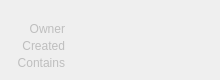
<?xml version="1.0" encoding="UTF-8"?>
<ui version="4.0">
 <class>Form</class>
 <widget class="QWidget" name="Form">
  <property name="geometry">
   <rect>
    <x>0</x>
    <y>0</y>
    <width>220</width>
    <height>80</height>
   </rect>
  </property>
  <property name="sizePolicy">
   <sizepolicy hsizetype="Preferred" vsizetype="Preferred">
    <horstretch>0</horstretch>
    <verstretch>0</verstretch>
   </sizepolicy>
  </property>
  <property name="minimumSize">
   <size>
    <width>220</width>
    <height>80</height>
   </size>
  </property>
  <property name="maximumSize">
   <size>
    <width>300</width>
    <height>80</height>
   </size>
  </property>
  <property name="windowTitle">
   <string>Form</string>
  </property>
  <property name="styleSheet">
   <string notr="true"/>
  </property>
  <layout class="QVBoxLayout" name="verticalLayout">
   <property name="spacing">
    <number>3</number>
   </property>
   <property name="leftMargin">
    <number>5</number>
   </property>
   <property name="topMargin">
    <number>5</number>
   </property>
   <property name="rightMargin">
    <number>5</number>
   </property>
   <property name="bottomMargin">
    <number>0</number>
   </property>
   <item>
    <layout class="QHBoxLayout" name="horizontalLayout_18">
     <property name="topMargin">
      <number>0</number>
     </property>
     <property name="bottomMargin">
      <number>0</number>
     </property>
     <item>
      <widget class="QLabel" name="label_6">
       <property name="maximumSize">
        <size>
         <width>13</width>
         <height>13</height>
        </size>
       </property>
       <property name="text">
        <string/>
       </property>
       <property name="pixmap">
        <pixmap>../icons/mirrortable.png</pixmap>
       </property>
       <property name="scaledContents">
        <bool>true</bool>
       </property>
      </widget>
     </item>
     <item>
      <widget class="QLabel" name="name">
       <property name="font">
        <font>
         <pointsize>9</pointsize>
         <weight>75</weight>
         <bold>true</bold>
        </font>
       </property>
       <property name="text">
        <string/>
       </property>
      </widget>
     </item>
    </layout>
   </item>
   <item>
    <layout class="QHBoxLayout" name="horizontalLayout_9">
     <property name="spacing">
      <number>6</number>
     </property>
     <property name="topMargin">
      <number>0</number>
     </property>
     <item>
      <widget class="QLabel" name="label_13">
       <property name="enabled">
        <bool>false</bool>
       </property>
       <property name="sizePolicy">
        <sizepolicy hsizetype="Fixed" vsizetype="Expanding">
         <horstretch>0</horstretch>
         <verstretch>0</verstretch>
        </sizepolicy>
       </property>
       <property name="minimumSize">
        <size>
         <width>60</width>
         <height>0</height>
        </size>
       </property>
       <property name="maximumSize">
        <size>
         <width>60</width>
         <height>500</height>
        </size>
       </property>
       <property name="text">
        <string>Owner</string>
       </property>
       <property name="alignment">
        <set>Qt::AlignRight|Qt::AlignTop|Qt::AlignTrailing</set>
       </property>
      </widget>
     </item>
     <item>
      <widget class="QLabel" name="owner">
       <property name="enabled">
        <bool>true</bool>
       </property>
       <property name="sizePolicy">
        <sizepolicy hsizetype="Expanding" vsizetype="Expanding">
         <horstretch>0</horstretch>
         <verstretch>0</verstretch>
        </sizepolicy>
       </property>
       <property name="minimumSize">
        <size>
         <width>0</width>
         <height>0</height>
        </size>
       </property>
       <property name="maximumSize">
        <size>
         <width>16777215</width>
         <height>16777215</height>
        </size>
       </property>
       <property name="styleSheet">
        <string notr="true"/>
       </property>
       <property name="text">
        <string/>
       </property>
       <property name="alignment">
        <set>Qt::AlignLeading|Qt::AlignLeft|Qt::AlignTop</set>
       </property>
       <property name="wordWrap">
        <bool>true</bool>
       </property>
      </widget>
     </item>
    </layout>
   </item>
   <item>
    <layout class="QHBoxLayout" name="horizontalLayout_11">
     <property name="spacing">
      <number>6</number>
     </property>
     <property name="topMargin">
      <number>0</number>
     </property>
     <item>
      <widget class="QLabel" name="label_14">
       <property name="enabled">
        <bool>false</bool>
       </property>
       <property name="sizePolicy">
        <sizepolicy hsizetype="Fixed" vsizetype="Expanding">
         <horstretch>0</horstretch>
         <verstretch>0</verstretch>
        </sizepolicy>
       </property>
       <property name="minimumSize">
        <size>
         <width>60</width>
         <height>0</height>
        </size>
       </property>
       <property name="maximumSize">
        <size>
         <width>60</width>
         <height>500</height>
        </size>
       </property>
       <property name="text">
        <string>Created</string>
       </property>
       <property name="alignment">
        <set>Qt::AlignRight|Qt::AlignTop|Qt::AlignTrailing</set>
       </property>
      </widget>
     </item>
     <item>
      <widget class="QLabel" name="created">
       <property name="enabled">
        <bool>true</bool>
       </property>
       <property name="sizePolicy">
        <sizepolicy hsizetype="Expanding" vsizetype="Expanding">
         <horstretch>0</horstretch>
         <verstretch>0</verstretch>
        </sizepolicy>
       </property>
       <property name="minimumSize">
        <size>
         <width>0</width>
         <height>0</height>
        </size>
       </property>
       <property name="maximumSize">
        <size>
         <width>16777215</width>
         <height>16777215</height>
        </size>
       </property>
       <property name="styleSheet">
        <string notr="true"/>
       </property>
       <property name="text">
        <string/>
       </property>
       <property name="alignment">
        <set>Qt::AlignLeading|Qt::AlignLeft|Qt::AlignTop</set>
       </property>
       <property name="wordWrap">
        <bool>true</bool>
       </property>
      </widget>
     </item>
    </layout>
   </item>
   <item>
    <layout class="QHBoxLayout" name="horizontalLayout_15">
     <property name="spacing">
      <number>6</number>
     </property>
     <property name="topMargin">
      <number>0</number>
     </property>
     <property name="bottomMargin">
      <number>0</number>
     </property>
     <item>
      <widget class="QLabel" name="label_15">
       <property name="enabled">
        <bool>false</bool>
       </property>
       <property name="sizePolicy">
        <sizepolicy hsizetype="Fixed" vsizetype="Expanding">
         <horstretch>0</horstretch>
         <verstretch>0</verstretch>
        </sizepolicy>
       </property>
       <property name="minimumSize">
        <size>
         <width>60</width>
         <height>0</height>
        </size>
       </property>
       <property name="maximumSize">
        <size>
         <width>60</width>
         <height>500</height>
        </size>
       </property>
       <property name="text">
        <string>Contains</string>
       </property>
       <property name="alignment">
        <set>Qt::AlignRight|Qt::AlignTop|Qt::AlignTrailing</set>
       </property>
      </widget>
     </item>
     <item>
      <widget class="QLabel" name="contains">
       <property name="enabled">
        <bool>true</bool>
       </property>
       <property name="sizePolicy">
        <sizepolicy hsizetype="Expanding" vsizetype="MinimumExpanding">
         <horstretch>0</horstretch>
         <verstretch>0</verstretch>
        </sizepolicy>
       </property>
       <property name="minimumSize">
        <size>
         <width>0</width>
         <height>0</height>
        </size>
       </property>
       <property name="maximumSize">
        <size>
         <width>16777215</width>
         <height>16777215</height>
        </size>
       </property>
       <property name="styleSheet">
        <string notr="true"/>
       </property>
       <property name="text">
        <string/>
       </property>
       <property name="alignment">
        <set>Qt::AlignLeading|Qt::AlignLeft|Qt::AlignTop</set>
       </property>
       <property name="wordWrap">
        <bool>true</bool>
       </property>
      </widget>
     </item>
    </layout>
   </item>
   <item>
    <spacer name="verticalSpacer">
     <property name="orientation">
      <enum>Qt::Vertical</enum>
     </property>
     <property name="sizeHint" stdset="0">
      <size>
       <width>20</width>
       <height>40</height>
      </size>
     </property>
    </spacer>
   </item>
  </layout>
 </widget>
 <resources/>
 <connections/>
 <slots>
  <slot>snapshot()</slot>
  <slot>apply()</slot>
  <slot>edit()</slot>
 </slots>
</ui>
